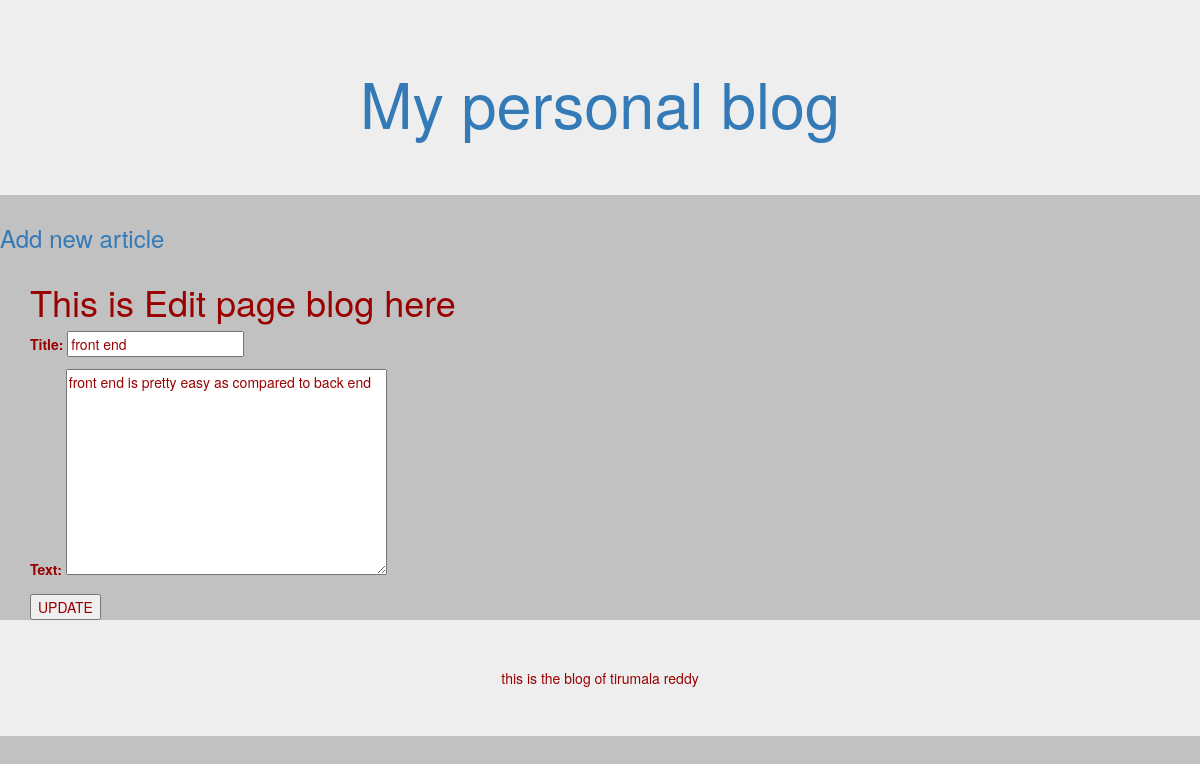
Page /detail/5/update/ on the committed database.
### articles/models.py (models this page shows, shortened)
class Blog (models.Model):
    author=models.ForeignKey(
    'auth.User',
    on_delete=models.CASCADE,
    )
    title=models.CharField(max_length=250)
    text=models.TextField()

### articles/views.py (the view)
# urls.py: path('detail/<int:pk>/update/',views.BlogUpdateView.as_view(),name='update_blog'),
class BlogUpdateView(UpdateView):
    model=Blog
    template_name='blog_update.html'
    fields = ['title','text']  #we can call individual also

### template/blog_update.html (shortened to what this page needs)
{% extends 'base.html' %}
{% block content %}
<h1> This is Edit page blog here</h1>
<form action="" method="POST">
  {{form.as_p}}
  <input type="submit" value="UPDATE">
</form>
{% endblock content %}

### static/css/basestyles.css (style rules this page uses)
body { background-color: #c1c1c1; color:#990000; }

### rows in the picture
Blog: title "front end", text "front end is pretty easy as compared to back end"
